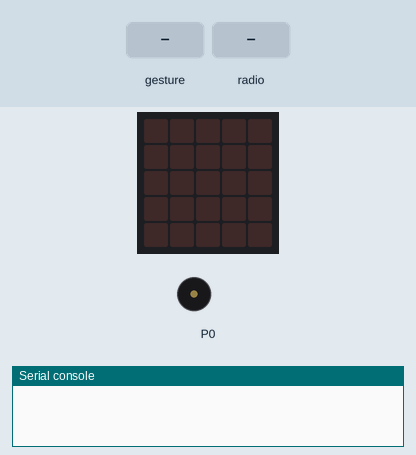
Simulated run of this program. Board: BBC micro:bit (MakeCode). Shown: the board's 5×5 LED display, buzzer (waves = sounding), the last lines printed to the serial console. The test bench sets the inputs (shaded band). Random numbers come from a fixed seed; no radio messages arrive unless stated (any console line starting 'radio sent:' is added by the test bench); a tilt is held for 1.5 s and a shake lasts 1 s, then the board lies face up again.

Above: at 1.2 s.
1.3 s: gesture 'shake'
At 2.7 s:
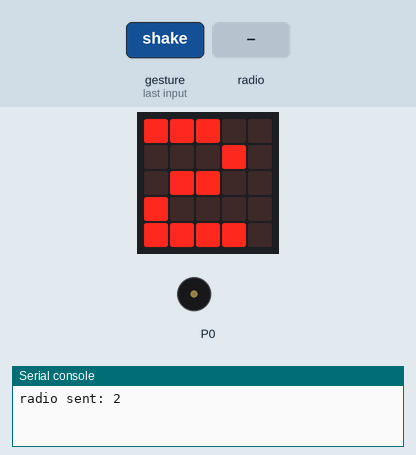
3.0 s: radio message "1" arrives
At 3.4 s:
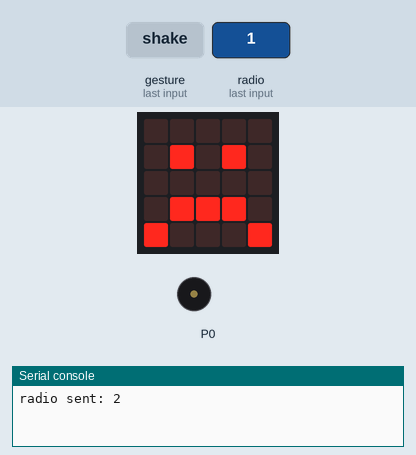
6.0 s: radio message "5" arrives
At 8.9 s:
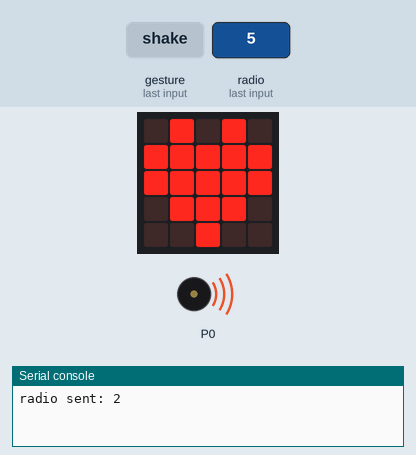
9.0 s: gesture 'shake'
At 10.0 s:
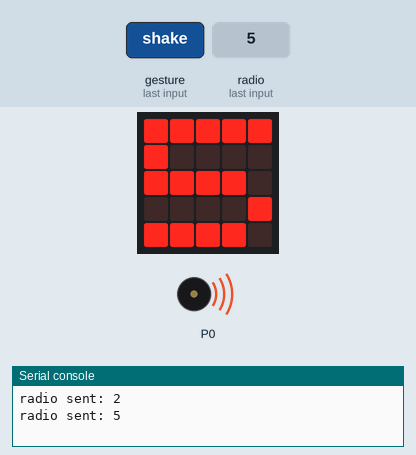
12.0 s: radio message "0" arrives
At 12.4 s:
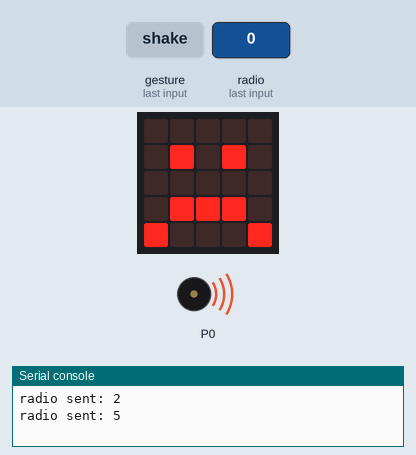
Timing chart, 0 to 16.0 s (numbered marks = the images above; inputs shaded):
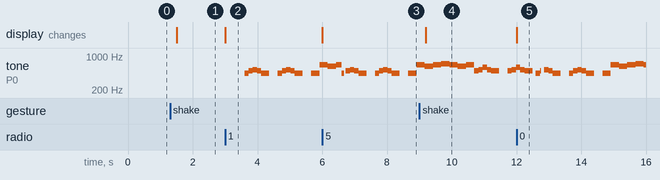

Measured:
- after the input at 1.3 s, the display: changes after 0.20 s (image 1)
- after the input at 3.0 s, tone on P0: plays 440 Hz for 0.13 s, 494 Hz for 0.13 s, 523 Hz for 0.13 s, 494 Hz for 0.13 s, 440 Hz for 0.25 s, 440 Hz for 0.13 s … (12 notes in this stretch), starting after 0.60 s; the display: changes at once (image 2)
- after the input at 6.0 s, the display: changes at once (image 3)
- after the input at 9.0 s, the display: changes after 0.20 s (image 4)
- after the input at 12.0 s, the display: changes at once (image 5)

The program:

main.ts
```typescript
radio.onReceivedNumber(function (receivedNumber) {
    if (receivedNumber > dice) {
        basic.showIcon(IconNames.Heart)
    } else {
        basic.showIcon(IconNames.Sad)
    }
    music.startMelody(music.builtInMelody(Melodies.Chase), MelodyOptions.Once)
})
input.onGesture(Gesture.Shake, function () {
    dice = randint(1, 6)
    basic.showNumber(dice)
    radio.sendNumber(dice)
})
let dice = 0
radio.setGroup(1)
```

test.ts
```typescript
// 在這裡測試；當此封包作為擴充功能時，將不會編譯此內容。
```
